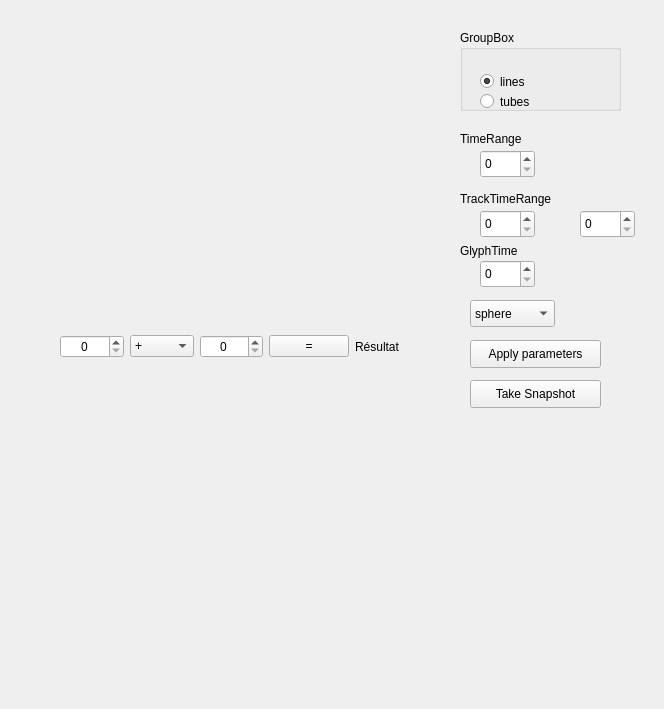
<?xml version="1.0" encoding="UTF-8"?>
<ui version="4.0">
 <class>TrackWidget</class>
 <widget class="QWidget" name="TrackWidget">
  <property name="geometry">
   <rect>
    <x>0</x>
    <y>0</y>
    <width>664</width>
    <height>709</height>
   </rect>
  </property>
  <property name="windowTitle">
   <string>Form</string>
  </property>
  <widget class="QWidget" name="layoutWidget">
   <property name="geometry">
    <rect>
     <x>60</x>
     <y>320</y>
     <width>359</width>
     <height>54</height>
    </rect>
   </property>
   <layout class="QGridLayout" name="gridLayout">
    <item row="0" column="0">
     <widget class="QSpinBox" name="nombre1">
      <property name="alignment">
       <set>Qt::AlignCenter</set>
      </property>
     </widget>
    </item>
    <item row="0" column="1">
     <widget class="QComboBox" name="operation">
      <item>
       <property name="text">
        <string>+</string>
       </property>
      </item>
      <item>
       <property name="text">
        <string>-</string>
       </property>
      </item>
      <item>
       <property name="text">
        <string>*</string>
       </property>
      </item>
      <item>
       <property name="text">
        <string>/</string>
       </property>
      </item>
     </widget>
    </item>
    <item row="0" column="2">
     <widget class="QSpinBox" name="nombre2">
      <property name="alignment">
       <set>Qt::AlignCenter</set>
      </property>
     </widget>
    </item>
    <item row="0" column="3">
     <widget class="QPushButton" name="boutonEgal">
      <property name="text">
       <string>=</string>
      </property>
     </widget>
    </item>
    <item row="0" column="4">
     <widget class="QLabel" name="result">
      <property name="text">
       <string>Résultat</string>
      </property>
     </widget>
    </item>
   </layout>
  </widget>
  <widget class="QVTKWidget" name="visualizationBox" native="true">
   <property name="geometry">
    <rect>
     <x>70</x>
     <y>30</y>
     <width>351</width>
     <height>271</height>
    </rect>
   </property>
  </widget>
  <widget class="QGroupBox" name="groupBox">
   <property name="geometry">
    <rect>
     <x>460</x>
     <y>30</y>
     <width>161</width>
     <height>81</height>
    </rect>
   </property>
   <property name="title">
    <string>GroupBox</string>
   </property>
   <widget class="QRadioButton" name="lines">
    <property name="geometry">
     <rect>
      <x>20</x>
      <y>40</y>
      <width>108</width>
      <height>23</height>
     </rect>
    </property>
    <property name="text">
     <string>lines</string>
    </property>
    <property name="checked">
     <bool>true</bool>
    </property>
   </widget>
   <widget class="QRadioButton" name="tubes">
    <property name="geometry">
     <rect>
      <x>20</x>
      <y>60</y>
      <width>108</width>
      <height>23</height>
     </rect>
    </property>
    <property name="text">
     <string>tubes</string>
    </property>
   </widget>
  </widget>
  <widget class="QSpinBox" name="totalTimeRange">
   <property name="geometry">
    <rect>
     <x>480</x>
     <y>150</y>
     <width>55</width>
     <height>28</height>
    </rect>
   </property>
  </widget>
  <widget class="QLabel" name="label">
   <property name="geometry">
    <rect>
     <x>460</x>
     <y>130</y>
     <width>101</width>
     <height>18</height>
    </rect>
   </property>
   <property name="text">
    <string>TimeRange</string>
   </property>
  </widget>
  <widget class="QLabel" name="label_2">
   <property name="geometry">
    <rect>
     <x>460</x>
     <y>240</y>
     <width>91</width>
     <height>21</height>
    </rect>
   </property>
   <property name="text">
    <string>GlyphTime</string>
   </property>
  </widget>
  <widget class="QLabel" name="label_3">
   <property name="geometry">
    <rect>
     <x>460</x>
     <y>190</y>
     <width>121</width>
     <height>18</height>
    </rect>
   </property>
   <property name="text">
    <string>TrackTimeRange</string>
   </property>
  </widget>
  <widget class="QSpinBox" name="begin">
   <property name="geometry">
    <rect>
     <x>480</x>
     <y>210</y>
     <width>55</width>
     <height>28</height>
    </rect>
   </property>
  </widget>
  <widget class="QSpinBox" name="end">
   <property name="geometry">
    <rect>
     <x>580</x>
     <y>210</y>
     <width>55</width>
     <height>28</height>
    </rect>
   </property>
  </widget>
  <widget class="QSpinBox" name="glyphTime">
   <property name="geometry">
    <rect>
     <x>480</x>
     <y>260</y>
     <width>55</width>
     <height>28</height>
    </rect>
   </property>
  </widget>
  <widget class="QPushButton" name="apply">
   <property name="geometry">
    <rect>
     <x>470</x>
     <y>340</y>
     <width>131</width>
     <height>28</height>
    </rect>
   </property>
   <property name="text">
    <string>Apply parameters</string>
   </property>
  </widget>
  <widget class="QComboBox" name="glyphShape">
   <property name="geometry">
    <rect>
     <x>470</x>
     <y>300</y>
     <width>85</width>
     <height>27</height>
    </rect>
   </property>
   <item>
    <property name="text">
     <string>sphere</string>
    </property>
   </item>
   <item>
    <property name="text">
     <string>cube</string>
    </property>
   </item>
  </widget>
  <widget class="QPushButton" name="snapshot">
   <property name="geometry">
    <rect>
     <x>470</x>
     <y>380</y>
     <width>131</width>
     <height>28</height>
    </rect>
   </property>
   <property name="text">
    <string>Take Snapshot</string>
   </property>
  </widget>
 </widget>
 <customwidgets>
  <customwidget>
   <class>QVTKWidget</class>
   <extends>QWidget</extends>
   <header>QVTKWidget.h</header>
  </customwidget>
 </customwidgets>
 <resources/>
 <connections/>
</ui>
